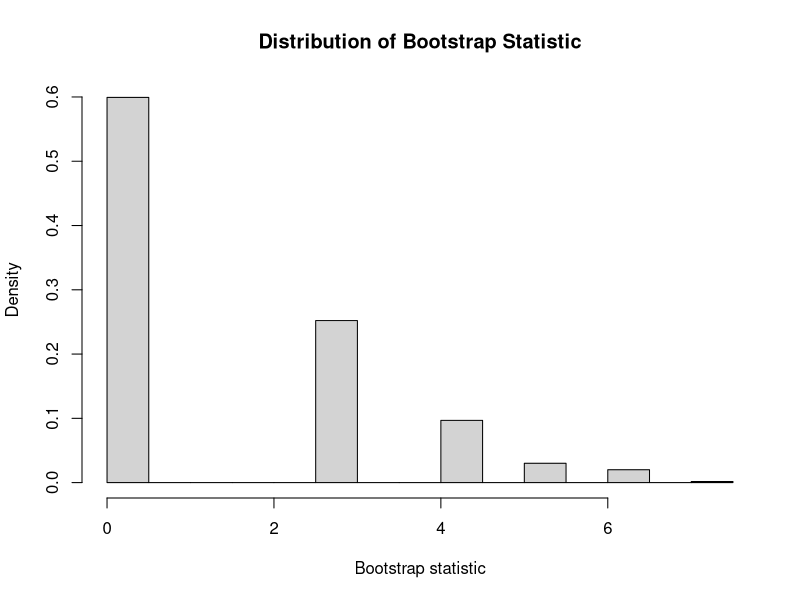
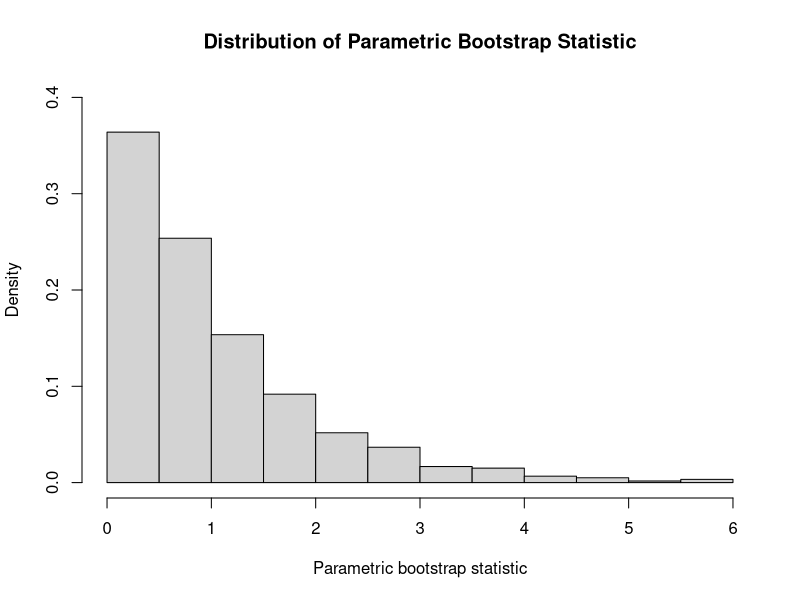

The R source for these figures, in order:
## ECON675: ASSIGNMENT 3
## Q3: WHEN BOOTSTRAP FAILS
## Anirudh Yadav 
## 10/26/2018

######################################################################
# Load packages, clear workspace
######################################################################
rm(list = ls())             #clear workspace
library(foreach)            #for looping
library(data.table)         #for data manipulation
library(dplyr)              #melting for ggplot
library(Matrix)             #fast matrix calcs
library(ggplot2)            #for pretty plots
library(sandwich)           #for variance-covariance estimation 
library(xtable)             #for latex tables
library(boot)               #for bootstrapping
options(scipen = 999)       #forces R to use normal numbers instead of scientific notation


######################################################################
# Q1: Nonparametric bootstrap fail
######################################################################
set.seed(123)

N = 1000

# Simulate runif data
X = runif(N,0,1)

# Get max
x.max.obs = max(X)

# Write function for bootrap statistic
boot.stat = function(data, i){
  N*(x.max.obs-max(data[i]))
}

# Run bootsrap with 599 replications
boot.results = boot(data = X, R = 599, statistic = boot.stat)

# Make frequency plot
h         = hist(boot.results$t,plot=FALSE)
h$density = h$counts/sum(h$counts)
plot(h,freq=FALSE,main="Distribution of Bootstrap Statistic",xlab="Bootstrap statistic")


######################################################################
# Q2: Parametric bootstrap fail
######################################################################

# Generate parametric bootstrap samples
X.boot = replicate(599,runif(N,0,x.max.obs))

# Compute maximums for each replications
x.max.boot = sapply(1:599,function(i) max(X.boot[,i]))

# Compute bootstrap statistic
t.boot     = N*(x.max.obs-x.max.boot)

# Make frequency plot
h2         = hist(t.boot,plot=FALSE)
h2$density = h2$counts/sum(h2$counts)
plot(h2,freq=FALSE,main="Distribution of Parametric Bootstrap Statistic",xlab="Parametric bootstrap statistic",ylim=c(0,0.4))
